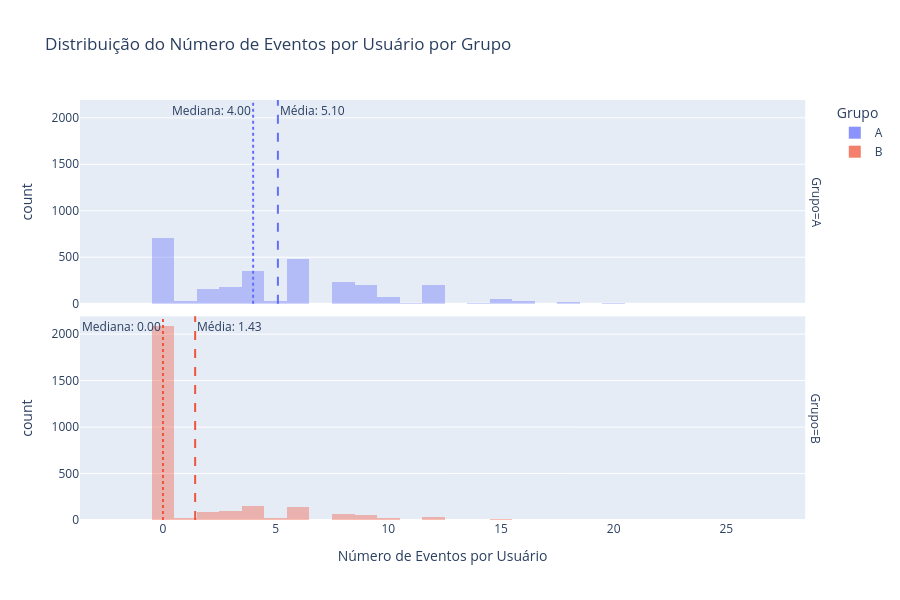

Notebook code cell kept with this figure:
### Markdown cell above
## 2.2. O número de eventos por usuário é distribuído igualmente entre as amostras?

### Code cell
# Calculando o numero de eventos por usuario para cada grupo:
events_per_group = (
    to_funil.groupby(["group", "user_id"])["event_name"].count().reset_index()
)

events_A = events_per_group[events_per_group["group"] == "A"]
events_B = events_per_group[events_per_group["group"] == "B"]

# Comparando a distribuição do numero de eventos por usuario de cada grupo:
fig = px.histogram(
    events_per_group,
    x="event_name",
    color="group",
    facet_row="group",
    barmode="overlay",
    labels={
        "event_name": "Número de Eventos por Usuário",
        "group": "Grupo",
        "count": "Contagem de Usuários",
    },
    title="Distribuição do Número de Eventos por Usuário por Grupo",
    height=600,
)

fig.update_traces(opacity=0.75)

color_map = {"A": "#636EFA", "B": "#EF553B"}

for g in events_per_group["group"].unique():
    df_group = events_per_group[events_per_group["group"] == g]
    mean_val = df_group["event_name"].mean()
    median_val = df_group["event_name"].median()
    color = color_map.get(g, "black")

    
    row_idx = 2 if g == "A" else 1

    fig.add_vline(
        x=mean_val,
        line_dash="dash",
        line_color=color,
        annotation_text=f"Média: {mean_val:.2f}",
        annotation_position="top right",
        row=row_idx,
        col=1,
    )

    fig.add_vline(
        x=median_val,
        line_dash="dot",
        line_color=color,
        annotation_text=f"Mediana: {median_val:.2f}",
        annotation_position="top left",
        row=row_idx,
        col=1,
    )

fig.for_each_annotation(
    lambda a: a.update(text=a.text.split("=")[-1]) if "group=" in a.text else None
)

fig.show()

### Figure 1 — Plotly figure (JSON) as saved in the notebook; plotly's stock layout.template omitted (floating-point values rounded to 4 significant figures; data arrays with more than 128 entries replaced by an {"elided": "..."} marker saying what was removed)
{"data": [{"bingroup": "x", "hovertemplate": "Grupo=A<br>Número de Eventos por Usuário=%{x}<br>count=%{y}<extra></extra>", "legendgroup": "A", "marker": {"color": "#636efa", "opacity": 0.5, "pattern": {"shape": ""}}, "name": "A", "opacity": 0.75, "orientation": "v", "showlegend": true, "type": "histogram", "x": {"elided": "2788 int values"}, "xaxis": "x2", "yaxis": "y2"}, {"bingroup": "x", "hovertemplate": "Grupo=B<br>Número de Eventos por Usuário=%{x}<br>count=%{y}<extra></extra>", "legendgroup": "B", "marker": {"color": "#EF553B", "opacity": 0.5, "pattern": {"shape": ""}}, "name": "B", "opacity": 0.75, "orientation": "v", "showlegend": true, "type": "histogram", "x": {"elided": "2788 int values"}, "xaxis": "x", "yaxis": "y"}], "layout": {"annotations": [{"showarrow": false, "text": "Grupo=B", "textangle": 90, "x": 0.98, "xanchor": "left", "xref": "paper", "y": 0.2425, "yanchor": "middle", "yref": "paper"}, {"showarrow": false, "text": "Grupo=A", "textangle": 90, "x": 0.98, "xanchor": "left", "xref": "paper", "y": 0.7575, "yanchor": "middle", "yref": "paper"}, {"showarrow": false, "text": "Média: 5.10", "x": 5.099, "xanchor": "left", "xref": "x2", "y": 1, "yanchor": "top", "yref": "y2 domain"}, {"showarrow": false, "text": "Mediana: 4.00", "x": 4, "xanchor": "right", "xref": "x2", "y": 1, "yanchor": "top", "yref": "y2 domain"}, {"showarrow": false, "text": "Média: 1.43", "x": 1.427, "xanchor": "left", "xref": "x", "y": 1, "yanchor": "top", "yref": "y domain"}, {"showarrow": false, "text": "Mediana: 0.00", "x": 0, "xanchor": "right", "xref": "x", "y": 1, "yanchor": "top", "yref": "y domain"}], "barmode": "overlay", "height": 600, "legend": {"title": {"text": "Grupo"}, "tracegroupgap": 0}, "shapes": [{"line": {"color": "#636EFA", "dash": "dash"}, "type": "line", "x0": 5.099, "x1": 5.099, "xref": "x2", "y0": 0, "y1": 1, "yref": "y2 domain"}, {"line": {"color": "#636EFA", "dash": "dot"}, "type": "line", "x0": 4, "x1": 4, "xref": "x2", "y0": 0, "y1": 1, "yref": "y2 domain"}, {"line": {"color": "#EF553B", "dash": "dash"}, "type": "line", "x0": 1.427, "x1": 1.427, "xref": "x", "y0": 0, "y1": 1, "yref": "y domain"}, {"line": {"color": "#EF553B", "dash": "dot"}, "type": "line", "x0": 0, "x1": 0, "xref": "x", "y0": 0, "y1": 1, "yref": "y domain"}], "title": {"text": "Distribuição do Número de Eventos por Usuário por Grupo"}, "xaxis": {"anchor": "y", "domain": [0, 0.98], "title": {"text": "Número de Eventos por Usuário"}}, "xaxis2": {"anchor": "y2", "domain": [0, 0.98], "matches": "x", "showticklabels": false}, "yaxis": {"anchor": "x", "domain": [0, 0.485], "title": {"text": "count"}}, "yaxis2": {"anchor": "x2", "domain": [0.515, 1], "matches": "y", "title": {"text": "count"}}}}
